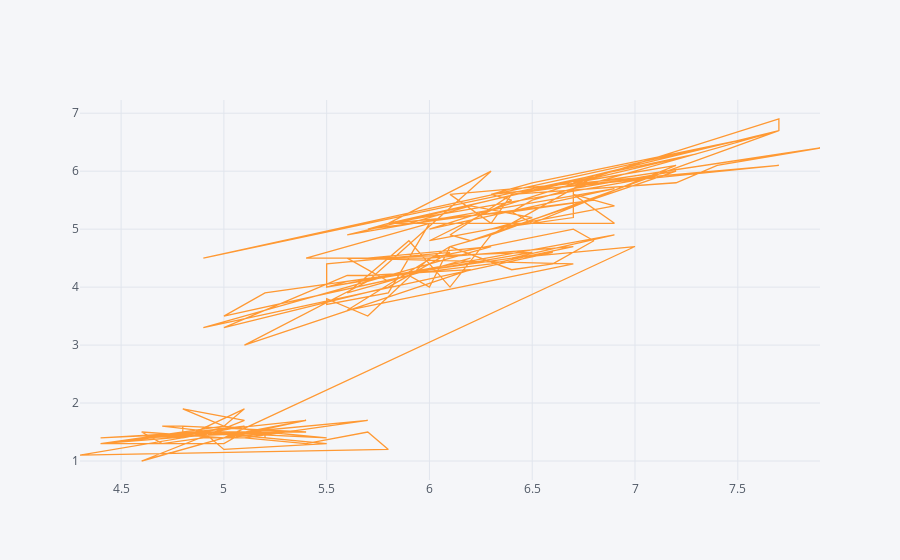

Notebook cell for this chart:
### Code cell
df.iplot(x='SepalLengthCm',y='PetalLengthCm')

### Figure 1 — Plotly figure (JSON) as saved in the notebook; plotly's stock layout.template omitted (floating-point values rounded to 4 significant figures; data arrays with more than 128 entries replaced by an {"elided": "..."} marker saying what was removed)
{"data": [{"line": {"color": "rgba(255, 153, 51, 1.0)", "dash": "solid", "shape": "linear", "width": 1.3}, "mode": "lines", "name": "PetalLengthCm", "text": "", "type": "scatter", "x": {"elided": "150 float values"}, "y": {"elided": "150 float values"}}], "layout": {"legend": {"bgcolor": "#F5F6F9", "font": {"color": "#4D5663"}}, "paper_bgcolor": "#F5F6F9", "plot_bgcolor": "#F5F6F9", "title": {"font": {"color": "#4D5663"}}, "xaxis": {"gridcolor": "#E1E5ED", "showgrid": true, "tickfont": {"color": "#4D5663"}, "title": {"font": {"color": "#4D5663"}, "text": ""}, "zerolinecolor": "#E1E5ED"}, "yaxis": {"gridcolor": "#E1E5ED", "showgrid": true, "tickfont": {"color": "#4D5663"}, "title": {"font": {"color": "#4D5663"}, "text": ""}, "zerolinecolor": "#E1E5ED"}}}
